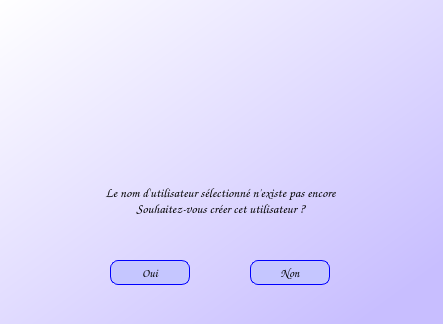
<?xml version="1.0" encoding="UTF-8"?>
<ui version="4.0">
 <class>warningUsername</class>
 <widget class="QDialog" name="warningUsername">
  <property name="geometry">
   <rect>
    <x>0</x>
    <y>0</y>
    <width>443</width>
    <height>324</height>
   </rect>
  </property>
  <property name="font">
   <font>
    <family>Comic Sans MS</family>
   </font>
  </property>
  <property name="windowTitle">
   <string>Créer cet utilisateur</string>
  </property>
  <property name="windowIcon">
   <iconset>
    <normaloff>images/add-user.svg</normaloff>images/add-user.svg</iconset>
  </property>
  <property name="styleSheet">
   <string notr="true">QDialog{
background-color :qlineargradient(spread:pad, x1:0, y1:0, x2:1, y2:1, stop:0 rgba(255, 255, 255, 255), stop:0.905028 rgba(200, 190, 255, 255));} 
</string>
  </property>
  <widget class="QLabel" name="label">
   <property name="geometry">
    <rect>
     <x>0</x>
     <y>150</y>
     <width>441</width>
     <height>101</height>
    </rect>
   </property>
   <property name="font">
    <font>
     <family>Comic Sans MS</family>
     <pointsize>10</pointsize>
    </font>
   </property>
   <property name="text">
    <string>Le nom d'utilisateur sélectionné n'existe pas encore 
 Souhaitez-vous créer cet utilisateur ? </string>
   </property>
   <property name="alignment">
    <set>Qt::AlignCenter</set>
   </property>
  </widget>
  <widget class="QPushButton" name="yesButton">
   <property name="geometry">
    <rect>
     <x>110</x>
     <y>260</y>
     <width>80</width>
     <height>25</height>
    </rect>
   </property>
   <property name="font">
    <font>
     <family>Comic Sans MS</family>
     <pointsize>9</pointsize>
     <weight>50</weight>
     <bold>false</bold>
    </font>
   </property>
   <property name="styleSheet">
    <string notr="true">QPushButton{
background-color:rgb(197, 198, 255);
border: 1px solid blue; 
border-radius: 8px; 
padding: 0 8px; 
selection-background-color: darkgray; }</string>
   </property>
   <property name="text">
    <string>Oui</string>
   </property>
  </widget>
  <widget class="QPushButton" name="noButton">
   <property name="geometry">
    <rect>
     <x>250</x>
     <y>260</y>
     <width>80</width>
     <height>25</height>
    </rect>
   </property>
   <property name="font">
    <font>
     <family>Comic Sans MS</family>
     <pointsize>9</pointsize>
     <weight>50</weight>
     <bold>false</bold>
    </font>
   </property>
   <property name="styleSheet">
    <string notr="true">QPushButton{
background-color:rgb(197, 198, 255);
border: 1px solid blue; 
border-radius: 8px; 
padding: 0 8px; 
selection-background-color: darkgray; }</string>
   </property>
   <property name="text">
    <string>Non</string>
   </property>
  </widget>
  <widget class="QLabel" name="logoLabel">
   <property name="geometry">
    <rect>
     <x>0</x>
     <y>10</y>
     <width>441</width>
     <height>191</height>
    </rect>
   </property>
   <property name="styleSheet">
    <string notr="true"/>
   </property>
   <property name="text">
    <string/>
   </property>
   <property name="pixmap">
    <pixmap>images/warning.png</pixmap>
   </property>
   <property name="alignment">
    <set>Qt::AlignCenter</set>
   </property>
  </widget>
 </widget>
 <resources/>
 <connections/>
</ui>
